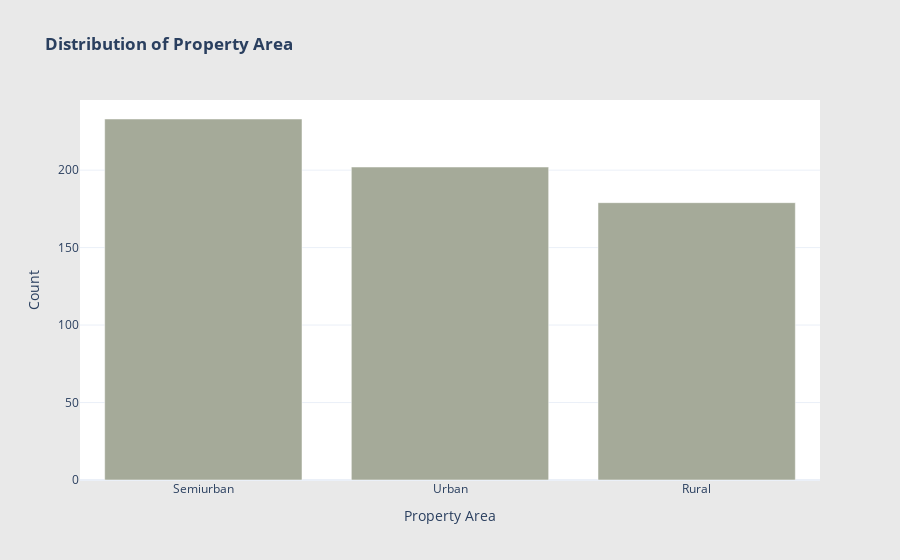

The notebook cell this image was saved under:
### Markdown cell above
`Property_Area`

### Code cell
## Calculate the value counts of "Property_Area"
property_count = df["Property_Area"].value_counts()
print(property_count)
print("*"*50)
## Create a bar plot using Plotly
fig = px.bar(x=property_count.index, y=property_count.values, labels={"x": "Property Area", "y": "Count"},
                 title="<b>Distribution of Property Area", color_discrete_sequence=px.colors.qualitative.Bold_r)

## Customize the plot
fig.update_layout(
    paper_bgcolor="rgb(233,233,233)",
    plot_bgcolor="white",
)

## Show the plot
fig.show()

### Figure 1 — Plotly figure (JSON) as saved in the notebook; plotly's stock layout.template omitted (floating-point values rounded to 4 significant figures)
{"data": [{"alignmentgroup": "True", "hovertemplate": "Property Area=%{x}<br>Count=%{y}<extra></extra>", "legendgroup": "", "marker": {"color": "rgb(165, 170, 153)", "pattern": {"shape": ""}}, "name": "", "offsetgroup": "", "orientation": "v", "showlegend": false, "textposition": "auto", "type": "bar", "x": ["Semiurban", "Urban", "Rural"], "xaxis": "x", "y": [233, 202, 179], "yaxis": "y"}], "layout": {"autosize": true, "barmode": "relative", "legend": {"tracegroupgap": 0}, "paper_bgcolor": "rgb(233,233,233)", "plot_bgcolor": "white", "title": {"text": "<b>Distribution of Property Area"}, "xaxis": {"anchor": "y", "autorange": true, "domain": [0, 1], "range": [-0.5, 2.5], "title": {"text": "Property Area"}, "type": "category"}, "yaxis": {"anchor": "x", "autorange": true, "domain": [0, 1], "range": [0, 245.3], "title": {"text": "Count"}, "type": "linear"}}}
